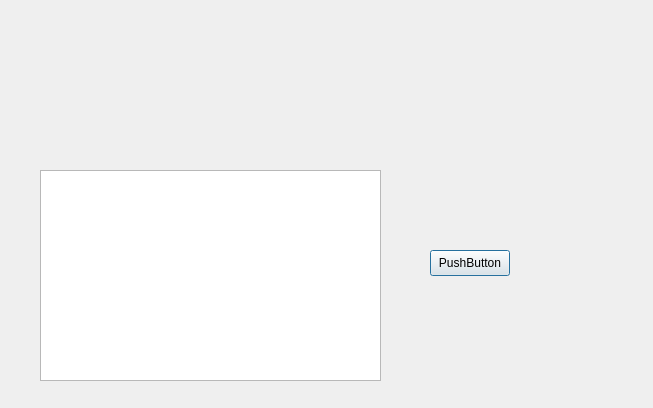
<?xml version="1.0" encoding="UTF-8"?>
<ui version="4.0">
 <class>myDialog1</class>
 <widget class="QDialog" name="myDialog1">
  <property name="geometry">
   <rect>
    <x>0</x>
    <y>0</y>
    <width>653</width>
    <height>408</height>
   </rect>
  </property>
  <property name="windowTitle">
   <string>Dialog</string>
  </property>
  <widget class="QPlainTextEdit" name="plainTextEdit">
   <property name="geometry">
    <rect>
     <x>40</x>
     <y>170</y>
     <width>341</width>
     <height>211</height>
    </rect>
   </property>
  </widget>
  <widget class="QPushButton" name="pushButton">
   <property name="geometry">
    <rect>
     <x>430</x>
     <y>250</y>
     <width>80</width>
     <height>26</height>
    </rect>
   </property>
   <property name="text">
    <string>PushButton</string>
   </property>
  </widget>
 </widget>
 <resources/>
 <connections/>
</ui>
